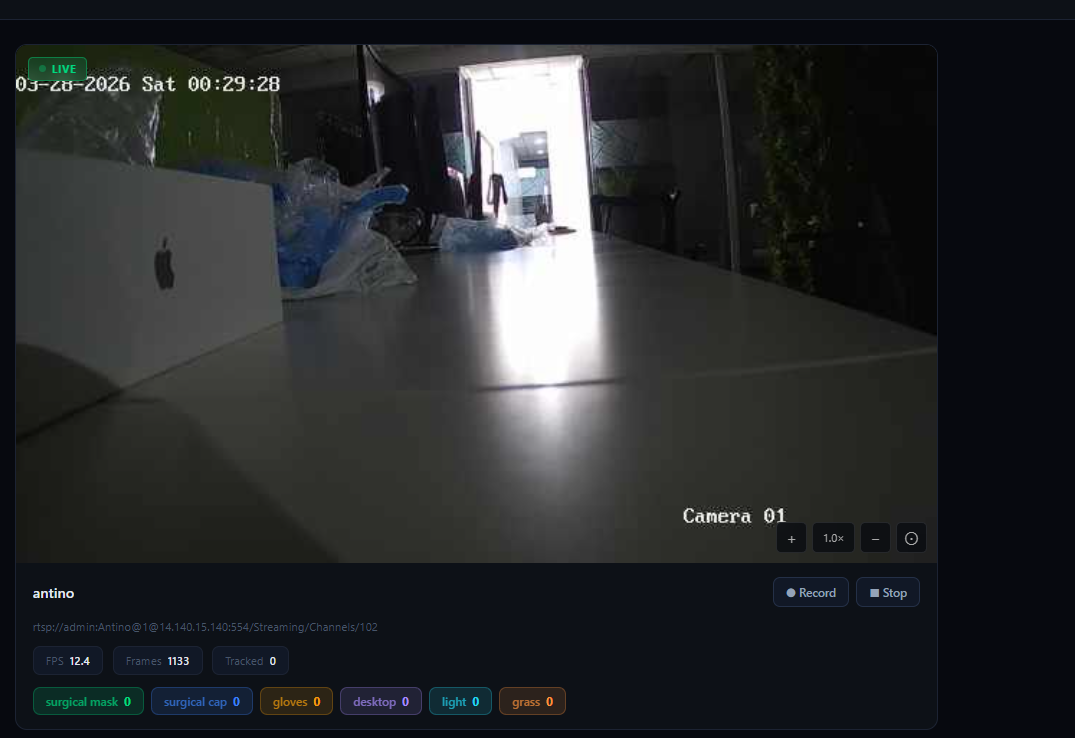
#> input picture image.png, 1075 x 738 px
$ python test_image.py
#> lines starting #> are read from the running program, lines starting #| are printed output that depends on the picture
"""
Diagnostic: run the full detection pipeline on image.png and save annotated output.
Usage:  python test_image.py
Shows what each stage of the enhancement does and what SAM3 returns at each stage.
"""
import cv2
import numpy as np
import sys
import os
sys.path.insert(0, os.path.dirname(__file__))

from PIL import Image as PILImage
from ultralytics.models.sam import SAM3SemanticPredictor

MODEL_PATH = "/home/paras/sam3/sam3.pt"
IMAGE_PATH = os.path.join(os.path.dirname(__file__), "image.png")

# ── Labels to test (edit these to match what you actually use) ─────────────
LABELS = ["person", "surgical cap", "gloves", "hair net", "hard hat"]
CONF   = 0.20   # deliberately low for diagnosis

# ── Load image ────────────────────────────────────────────────────────────────
img = cv2.imread(IMAGE_PATH)
#> img is the input picture: shape (738, 1075, 3); mean B, G, R 44.4, 42.8, 40.5
if img is None:
    print("ERROR: could not read image.png"); sys.exit(1)

h, w = img.shape[:2]
#> h = 738; w = 1075
gray_mean = cv2.cvtColor(img, cv2.COLOR_BGR2GRAY).mean()
#> gray_mean = 42.16
print(f"Image: {w}×{h}  mean-brightness={gray_mean:.1f}")
#| Image: 1075×738  mean-brightness=42.2

# ── Enhancement stages ────────────────────────────────────────────────────────
import math

def gamma(img, target=115.0):
    gray = cv2.cvtColor(img, cv2.COLOR_BGR2GRAY)
    mean = max(float(gray.mean()), 1.0)
    if mean >= target:
        return img
    g   = math.log(target / 255.0) / math.log(mean / 255.0)
    g   = float(np.clip(g, 0.25, 5.0))
    lut = np.array([((i/255.0)**(1.0/g))*255 for i in range(256)], dtype=np.uint8)
    return cv2.LUT(img, lut)

def tone_map(img):
    """Reinhard tone mapping — handles HDR (bright door + dark room)."""
    f    = img.astype(np.float32) / 255.0
    tm   = cv2.createTonemapReinhard(gamma=1.0, intensity=0.0,
                                      light_adapt=0.8, color_adapt=0.0)
    out  = tm.process(f)
    return np.clip(out * 255, 0, 255).astype(np.uint8)

def clahe(img, clip=4.0, grid=4):
    c = cv2.createCLAHE(clipLimit=clip, tileGridSize=(grid, grid))
    lab = cv2.cvtColor(img, cv2.COLOR_BGR2LAB)
    l, a, b = cv2.split(lab)
    l = c.apply(l)
    return cv2.cvtColor(cv2.merge([l, a, b]), cv2.COLOR_LAB2BGR)

def denoise(img):
    return cv2.bilateralFilter(img, d=7, sigmaColor=60, sigmaSpace=60)

def msrcr(img):
    sigmas = [15.0, 80.0, 200.0]
    f  = img.astype(np.float32) + 1.0
    lf = np.log(f)
    msr = np.zeros_like(f)
    for s in sigmas:
        msr += lf - np.log(cv2.GaussianBlur(f, (0,0), s) + 1.0)
    msr /= len(sigmas)
    s2  = f.sum(2, keepdims=True) + 1e-6
    cr  = np.log(125.0 * f / s2) * msr
    out = np.zeros_like(img, dtype=np.uint8)
    for c in range(3):
        ch = cr[:,:,c]; lo, hi = ch.min(), ch.max()
        if hi > lo:
            ch = (ch - lo)/(hi - lo)*255.0
        out[:,:,c] = np.clip(ch, 0, 255).astype(np.uint8)
    return out

# Build stages
stages = {
    "0_original":      img,
    "1_gamma":         gamma(img),
    "2_tone_map":      tone_map(img),
    "3_denoise_gamma": gamma(denoise(img)),
    "4_msrcr":         msrcr(img),
    "5_msrcr_gamma":   gamma(msrcr(img)),
    "6_full_pipeline": clahe(gamma(tone_map(denoise(img))), clip=5.0, grid=4),
}
#> in gamma, `g   = math.log(target / 255.0) / math.log(mean / 255.0)`: g = 0.442
#> in gamma, `lut = np.array([((i/255.0)**(1.0/g))*255 for i in range(256)], dtype=n..`: lut = 256 values from 0 to 255
#> in msrcr, `sigmas = [15.0, 80.0, 200.0]`: sigmas = [15, 80, 200]
#> in msrcr, `lf = np.log(f)`:
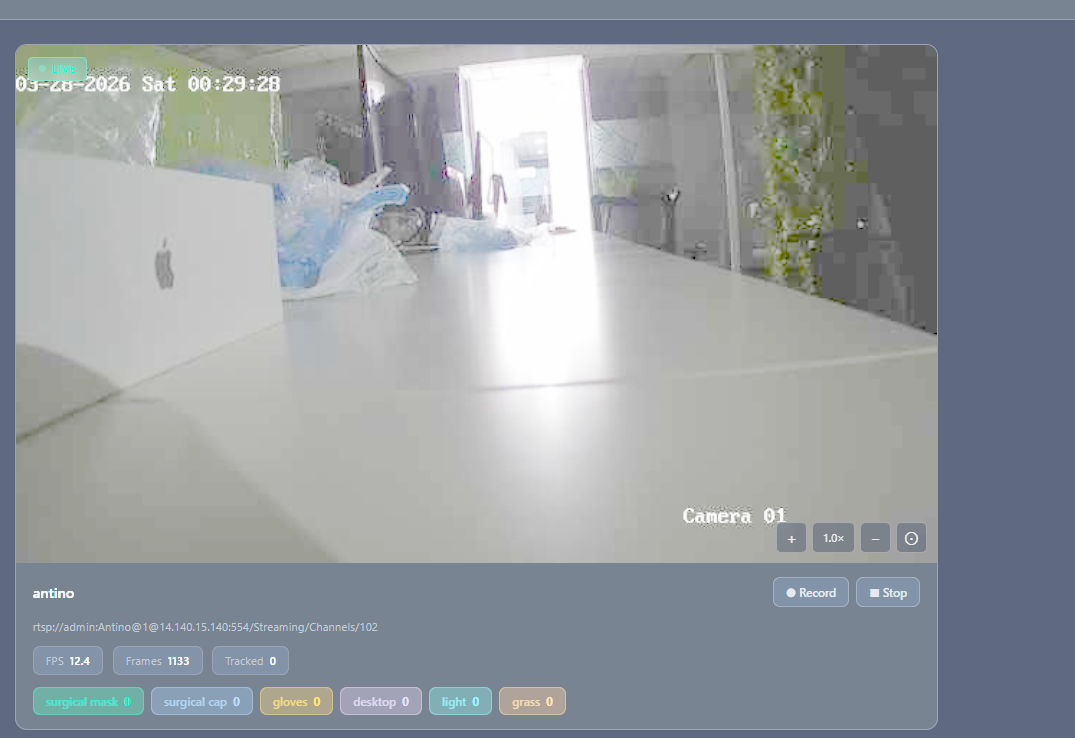
#> lf: shape (738, 1075, 3) float32; mean B, G, R 3.49, 3.39, 3.27; drawn with min black and max white
#> the loop in msrcr, `for s in sigmas:` made 3 passes
#> s on passes 1 to 3: 15, 80, 200
#> pass 1, in msrcr, `msr += lf - np.log(cv2.GaussianBlur(f, (0,0), s) + 1.0)`:
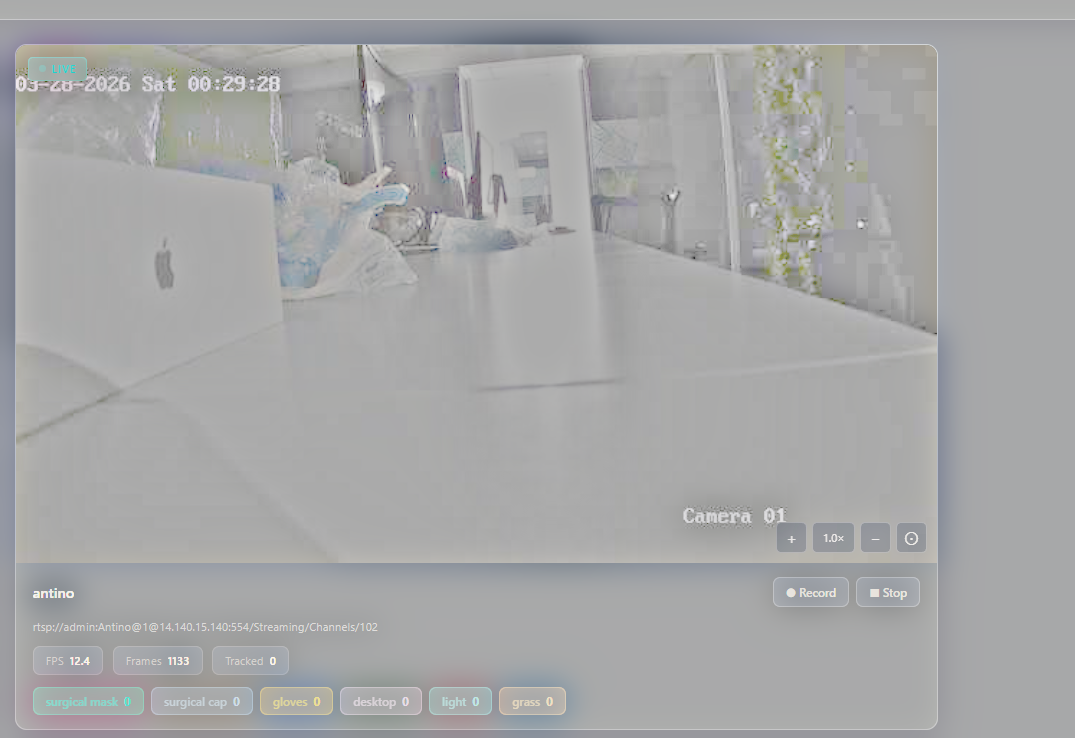
#> msr: shape (738, 1075, 3) float32; mean B, G, R -0.093, -0.108, -0.122; drawn with min black and max white
#> the loop in msrcr, `for c in range(3):` made 3 passes
#> (lo, hi) on passes 1 to 3: (-14.28, 7.8), (-14.44, 8.17), (-14.25, 8.94)
#> after the loop in msrcr, `for c in range(3):`:
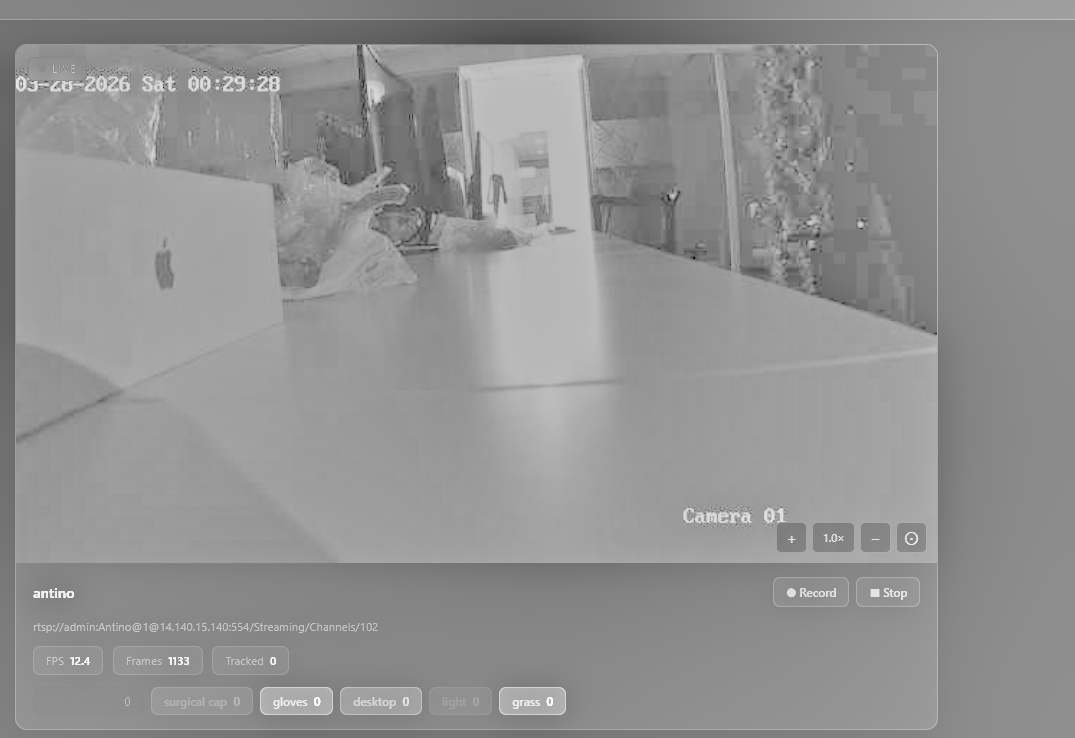
#> ch: shape (738, 1075) float32; min 0, max 255, mean 146.5
#> the loop in msrcr (call 2), `for s in sigmas:` made 3 passes
#> the loop in msrcr (call 2), `for c in range(3):` made 3 passes
#> call 4 of gamma, with target = 115
#> in gamma (call 4), `gray = cv2.cvtColor(img, cv2.COLOR_BGR2GRAY)`:
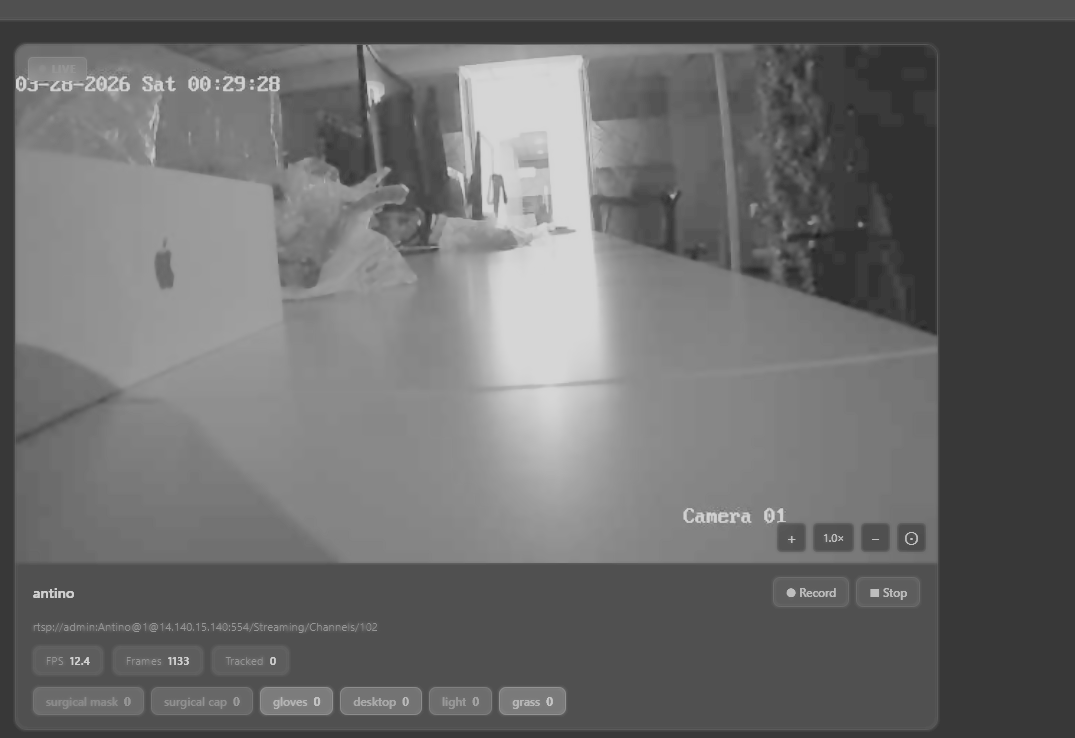
#> gray: shape (738, 1075); min 31, max 214, mean 106.9
#> in gamma (call 4), `mean = max(float(gray.mean()), 1.0)`: mean = 106.9
#> in gamma (call 4), `g   = math.log(target / 255.0) / math.log(mean / 255.0)`: g = 0.916
#> in clahe, `lab = cv2.cvtColor(img, cv2.COLOR_BGR2LAB)`: lab: shape (738, 1075, 3); mean of channels 0, 1, 2 106.5, 127.7, 123
#> in clahe, `return cv2.cvtColor(cv2.merge([l, a, b]), cv2.COLOR_LAB2BGR)`:
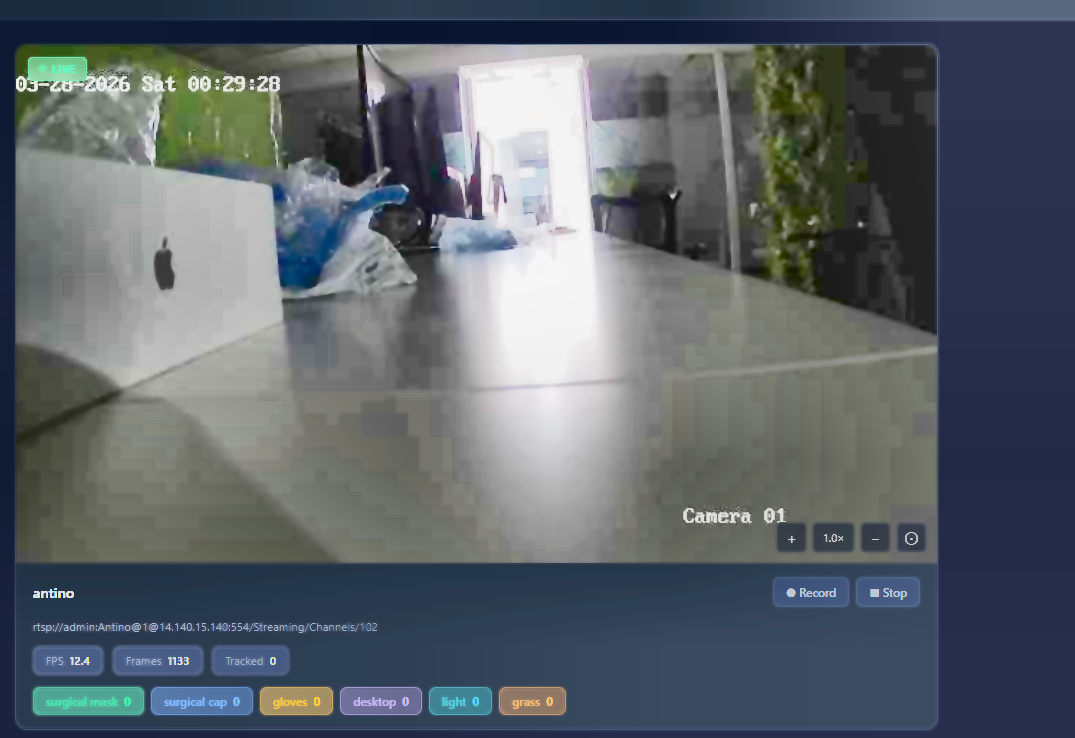
#> returned value: shape (738, 1075, 3); mean B, G, R 106.2, 99.8, 92.6

# Save all stages
out_dir = os.path.dirname(IMAGE_PATH)
for name, out_img in stages.items():
    path = os.path.join(out_dir, f"dbg_{name}.jpg")
    cv2.imwrite(path, out_img)
    m = cv2.cvtColor(out_img, cv2.COLOR_BGR2GRAY).mean()
    print(f"  saved {path}  mean={m:.1f}")
#> this loop made 7 passes
#> (name, m) on passes 1 to 7: ('0_original', 42.16), ('1_gamma', 14.16), ('2_tone_map', 90.55), ('3_denoise_gamma', 14.06), ('4_msrcr', 151.1), ('5_msrcr_gamma', 151.1), ('6_full_pipeline', 98.35)
#|   saved dbg_0_original.jpg  mean=42.2
#|   saved dbg_1_gamma.jpg  mean=14.2
#|   saved dbg_2_tone_map.jpg  mean=90.5
#|   saved dbg_3_denoise_gamma.jpg  mean=14.1
#|   saved dbg_4_msrcr.jpg  mean=151.1
#|   saved dbg_5_msrcr_gamma.jpg  mean=151.1
#|   saved dbg_6_full_pipeline.jpg  mean=98.3

# ── Load SAM3 ─────────────────────────────────────────────────────────────────
print(f"\nLoading SAM3 from {MODEL_PATH} ...")
overrides = dict(conf=CONF, task="segment", mode="predict",
                 model=MODEL_PATH, half=True, imgsz=1280, verbose=False)
#> (the run stopped early here; a loop or call above may not have finished)
